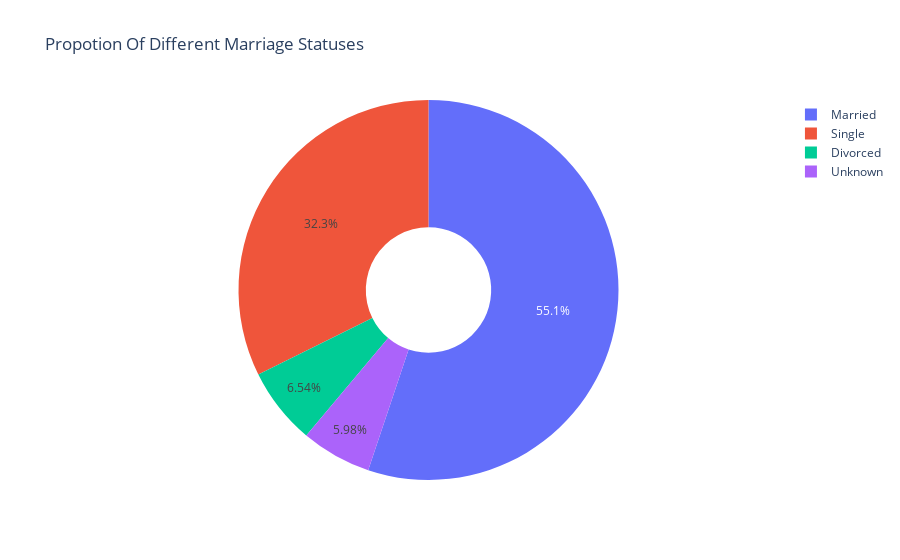

The cell this chart's notebook holds for it:
### Code cell
px.pie(df,names='Marital_Status',title='Propotion Of Different Marriage Statuses',hole=0.33)

### Figure 1 — Plotly figure (JSON) as saved in the notebook; plotly's stock layout.template omitted (floating-point values rounded to 4 significant figures; data arrays with more than 128 entries replaced by an {"elided": "..."} marker saying what was removed)
{"data": [{"domain": {"x": [0, 1], "y": [0, 1]}, "hole": 0.33, "hovertemplate": "Marital_Status=%{label}<extra></extra>", "labels": {"elided": "535 str values"}, "legendgroup": "", "name": "", "showlegend": true, "type": "pie"}], "layout": {"legend": {"tracegroupgap": 0}, "title": {"text": "Propotion Of Different Marriage Statuses"}}}
